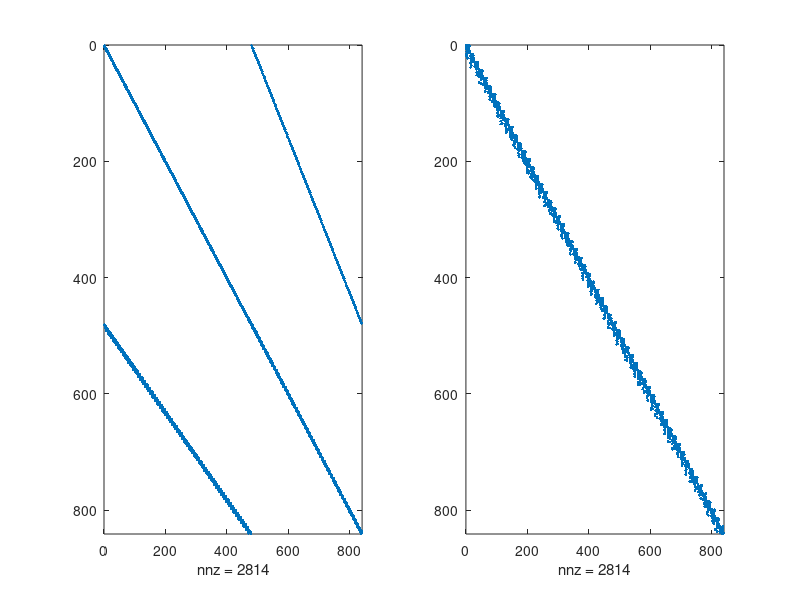
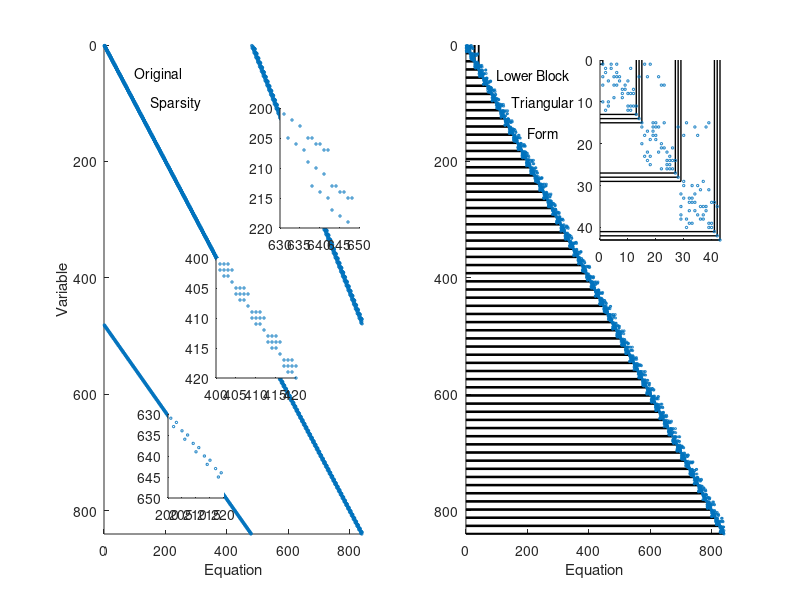

The MATLAB script that drew these images, in order:
clc; clear all; close all

nzd = 840; % non-zeros along diagonal
nb = 180; % number of blocks
nbmax = 12; % max block size
nbmin = 1; % min block size

% original sparsity pattern
load apm_jac.txt
fs = apm_jac;
logicvec = ones(size(fs(:,1)));
ss = sparse(fs(:,1),fs(:,2),logicvec,nzd,nzd);
ss = sparse(fs(:,1),fs(:,2),fs(:,3),nzd,nzd);
sf = full(ss);

% modified sparsity pattern
v = [ 7 485 483 486 5 6 484 481 482 3 2 1 4 8 13 492 489 491 15 14 490 487 488 11 10 9 12 16 23 497 494 19 18 495 498 21 22 496 493 17 20 24 31 26 27 503 500 501 504 29 30 502 499 25 28 32 35 505 506 508 38 37 39 510 509 507 34 33 36 40 516 43 42 513 515 47 46 45 512 514 511 41 44 48 51 50 518 519 522 521 53 55 54 520 517 49 52 56 528 525 527 63 61 62 526 523 524 59 58 57 60 64 534 67 66 530 531 533 71 69 70 532 529 65 68 72 75 535 536 78 538 77 79 540 539 537 74 73 76 80 83 82 542 543 545 87 546 85 86 544 541 81 84 88 93 549 552 551 95 94 550 547 548 91 90 89 92 96 553 555 557 103 558 102 556 101 554 99 98 97 100 104 111 106 107 563 109 560 561 564 110 562 559 105 108 112 565 570 567 569 119 118 568 117 566 115 114 113 116 120 127 122 123 575 573 576 126 125 572 574 571 121 124 128 135 581 579 582 133 134 580 577 578 131 130 129 132 136 588 139 587 141 143 142 586 583 584 585 138 137 140 144 147 589 590 592 150 149 151 594 593 591 146 145 148 152 597 154 157 596 155 599 159 600 158 598 595 153 156 160 163 162 603 606 605 167 166 165 602 604 601 161 164 168 607 171 611 175 612 174 610 173 608 609 170 169 172 176 613 615 617 183 618 182 616 181 614 179 178 177 180 184 191 620 186 187 623 621 624 189 190 622 619 185 188 192 630 627 629 197 199 198 628 625 626 195 194 193 196 200 203 631 632 634 206 205 207 636 635 633 202 201 204 208 642 211 210 639 641 215 214 213 638 640 637 209 212 216 645 648 647 221 223 222 646 643 644 219 218 217 220 224 231 653 227 226 651 654 230 229 650 652 649 225 228 232 660 235 659 239 237 238 658 655 656 657 234 233 236 240 243 661 662 664 246 245 247 666 665 663 242 241 244 248 668 669 250 251 671 253 255 672 254 670 667 249 252 256 261 675 678 677 263 262 676 673 674 259 258 257 260 264 684 681 683 269 271 270 682 679 680 267 266 265 268 272 275 274 686 687 690 689 279 277 278 688 685 273 276 280 285 283 695 287 696 286 694 691 692 693 282 281 284 288 702 699 290 698 291 701 295 293 294 700 697 289 292 296 708 705 298 299 707 303 302 301 704 706 703 297 300 304 307 306 710 711 713 309 311 714 310 712 709 305 308 312 715 720 319 318 718 317 716 315 719 717 314 313 316 320 726 723 322 722 323 725 325 327 326 724 721 321 324 328 335 731 331 330 728 729 732 333 334 730 727 329 332 336 339 737 343 738 341 342 736 733 734 735 338 337 340 344 739 742 347 744 743 351 350 349 740 741 346 345 348 352 359 354 355 749 747 750 358 357 746 748 745 353 356 360 363 362 752 753 755 365 367 756 366 754 751 361 364 368 757 760 762 375 374 373 758 371 761 759 370 369 372 376 768 765 378 764 379 767 383 381 382 766 763 377 380 384 774 770 771 386 387 773 389 391 390 772 769 385 388 392 395 779 397 399 780 398 778 775 776 777 394 393 396 400 781 786 783 785 407 406 784 405 782 403 402 401 404 408 792 413 415 414 790 787 788 411 791 789 410 409 412 416 423 797 421 794 419 418 795 798 422 796 793 417 420 424 427 799 800 430 802 429 431 804 803 801 426 425 428 432 806 435 434 807 809 437 439 810 438 808 805 433 436 440 443 442 813 816 815 447 446 445 812 814 811 441 444 448 453 451 821 455 822 454 820 817 818 819 450 449 452 456 459 458 824 825 827 461 463 828 462 826 823 457 460 464 471 833 467 466 831 834 470 469 830 832 829 465 468 472 475 474 477 836 837 839 479 840 478 838 835 473 476 480];
e = [ 7 483 486 6 482 5 481 1 484 485 2 3 4 8 13 14 491 15 492 490 487 488 489 10 11 9 12 16 498 495 496 497 19 18 22 494 23 21 17 493 20 24 31 26 503 501 27 504 30 29 502 499 500 25 28 32 34 506 507 505 508 37 38 509 39 510 33 35 36 40 515 43 41 42 513 516 46 47 514 45 512 511 44 48 50 51 520 522 521 519 518 55 54 53 517 49 52 56 527 528 525 62 524 63 61 57 526 58 59 523 60 64 70 67 66 531 533 71 534 530 532 69 529 65 68 72 74 536 538 78 535 77 79 539 537 540 75 73 76 80 545 83 543 82 87 546 86 542 544 85 541 81 84 88 95 552 551 549 94 93 547 548 550 90 89 91 92 96 97 557 103 558 102 101 553 554 556 99 555 98 100 104 564 106 107 111 560 561 563 110 562 109 559 105 108 112 566 118 569 119 570 568 565 117 567 114 115 113 116 120 127 123 122 573 576 575 126 572 574 125 121 571 124 128 582 579 581 134 133 135 577 578 580 131 130 129 132 136 142 139 585 143 588 141 583 584 586 587 137 138 140 144 147 590 591 149 592 150 594 593 151 146 145 589 148 152 599 153 596 597 154 159 600 158 598 157 595 155 156 160 163 161 162 605 603 606 167 166 604 165 602 601 164 168 607 171 609 612 174 175 173 608 610 611 170 169 172 176 613 617 183 618 182 616 181 614 615 179 178 177 180 184 624 621 187 186 191 623 190 620 622 189 185 619 188 192 629 630 199 197 198 628 625 626 627 194 193 195 196 200 203 632 634 631 205 206 636 635 207 202 633 201 204 208 641 211 210 642 639 215 214 638 640 213 637 209 212 216 647 222 223 221 648 646 643 644 645 218 219 217 220 224 654 651 653 227 226 230 231 229 652 649 650 225 228 232 238 235 239 660 237 658 655 656 657 659 234 233 236 240 242 662 664 661 245 247 246 665 663 666 241 243 244 248 669 671 251 250 255 668 672 254 670 253 667 249 252 256 261 678 677 263 262 676 673 674 675 258 259 257 260 264 270 683 681 271 684 682 269 680 267 266 265 679 268 272 275 274 687 690 689 279 278 686 688 277 685 273 276 280 285 283 287 696 695 286 691 692 694 282 693 281 284 288 701 290 699 700 291 295 702 294 293 697 698 289 292 296 302 708 299 707 705 303 301 704 706 703 297 298 300 304 307 305 711 713 311 309 714 310 712 709 710 306 308 312 715 719 319 318 317 716 718 315 717 720 314 313 316 320 326 725 723 323 322 327 325 726 724 721 722 321 324 328 732 335 731 331 729 330 334 728 730 333 329 727 332 336 737 343 738 342 341 736 733 734 735 338 339 337 340 344 739 349 347 743 351 350 742 740 741 744 345 346 348 352 359 354 749 747 750 358 357 746 748 745 353 355 356 360 362 361 754 755 753 367 756 366 365 751 752 363 364 368 757 373 761 374 375 758 760 371 759 762 370 369 372 376 382 768 378 379 767 765 383 381 766 763 764 377 380 384 390 772 774 387 773 771 770 391 389 769 385 386 388 392 779 777 399 780 398 397 775 776 778 394 395 393 396 400 781 785 786 407 406 784 405 782 783 402 401 403 404 408 791 413 414 415 787 788 790 411 789 792 409 410 412 416 423 795 421 796 419 418 798 797 422 793 794 417 420 424 426 799 802 430 429 800 431 803 801 804 427 425 428 432 807 434 435 809 439 806 810 438 808 437 433 805 436 440 443 441 442 815 813 816 447 446 814 445 812 811 444 448 455 821 819 822 454 453 817 818 820 450 449 451 452 456 459 457 825 827 463 824 828 462 826 461 823 458 460 464 471 831 833 467 834 470 469 830 832 829 465 466 468 472 475 474 836 837 839 479 840 478 838 477 473 835 476 480];
sb = [ 1 13 14 15 27 28 29 41 42 43 55 56 57 69 70 71 83 84 85 97 98 99 111 112 113 125 126 127 139 140 141 153 154 155 167 168 169 181 182 183 195 196 197 209 210 211 223 224 225 237 238 239 251 252 253 265 266 267 279 280 281 293 294 295 307 308 309 321 322 323 335 336 337 349 350 351 363 364 365 377 378 379 391 392 393 405 406 407 419 420 421 433 434 435 447 448 449 461 462 463 475 476 477 489 490 491 503 504 505 517 518 519 531 532 533 545 546 547 559 560 561 573 574 575 587 588 589 601 602 603 615 616 617 629 630 631 643 644 645 657 658 659 671 672 673 685 686 687 699 700 701 713 714 715 727 728 729 741 742 743 755 756 757 769 770 771 783 784 785 797 798 799 811 812 813 825 826 827 839 840];

% modified matrix
sm1 = sf;
sm2 = zeros(size(sm1));
sm3 = sm2;
for i = 1:nzd,
    sm2(i,:) = sm1(v(i),:);
end
for i = 1:nzd,
    sm3(:,i) = sm2(:,e(i));
end

[x1,y1] = find(sm1);
[x3,y3] = find(sm3);

figure(1)
subplot(1,2,1)
spy(ss)
subplot(1,2,2)
spy(sm3)

figure(2)
subplot(1,2,1)
scatter(x1,y1,3,'bd')
set(gca,'YDir','rev')
ylabel('Variable')
xlabel('Equation')
axis([0 nzd 0 nzd])
text(100,50,'Original')
text(150,100,'Sparsity')


subplot(1,2,2)
hold on
text(100,50,'Lower Block')
text(150,100,'Triangular')
text(200,150,'Form')
for i = 1:size(sb,2),
    if i<=9,
        plot([sb(i) sb(i)],[0 sb(i)],'k-','LineWidth',1)
    end
    plot([0 sb(i)],[sb(i) sb(i)],'k-','LineWidth',1)
end
scatter(x3,y3,2,'rd')
xlabel('Equation')
set(gca,'YDir','rev')
axis([0 nzd 0 nzd])

% Add another set of axes
h1 = axes('Position', [0.75 0.6 0.15 0.3]);
hold on
for i = 1:size(sb,2),
    plot([sb(i) sb(i)],[0 sb(i)],'k-','LineWidth',1)
    plot([0 sb(i)],[sb(i) sb(i)],'k-','LineWidth',1)
end
scatter(x3,y3,3,'rd')
set(gca,'YDir','rev')
axis([0 43 0 43])

% Add another set of axes
h2 = axes('Position', [0.27 0.37 0.1 0.2]);
hold on
scatter(x1,y1,3,'bd')
set(gca,'YDir','rev')
axis([400 420 400 420])

% Add another set of axes
h3 = axes('Position', [0.35 0.62 0.1 0.2]);
hold on
scatter(x1,y1,3,'bd')
set(gca,'YDir','rev')
axis([630 650 200 220])

% Add another set of axes
h4 = axes('Position', [0.21 0.17 0.07 0.14]);
hold on
scatter(x1,y1,3,'bd')
set(gca,'YDir','rev')
axis([200 220 630 650])
